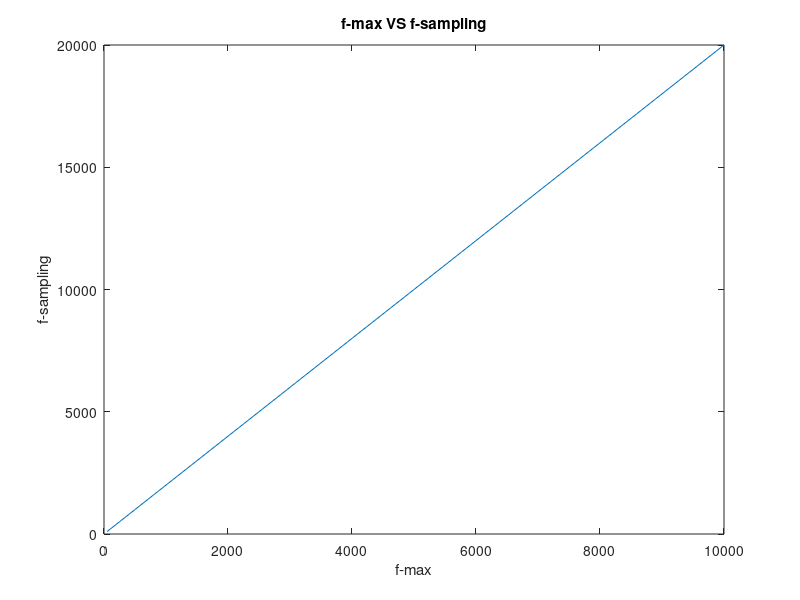

Reproduce this figure in MATLAB.
f_sampling = [100,500,1000,5000,10000,20000];
%As per Nyquist criteria, sampled frequency (f_s > 2 * f_max) 
%Corresponding maximum frequency of sampling frequency 
f_max = f_sampling ./ 2;
plot(f_max,f_sampling);
xlabel('f-max','LineWidth',2);
ylabel('f-sampling','LineWidth',2);
title('f-max VS f-sampling','LineWidth',5);